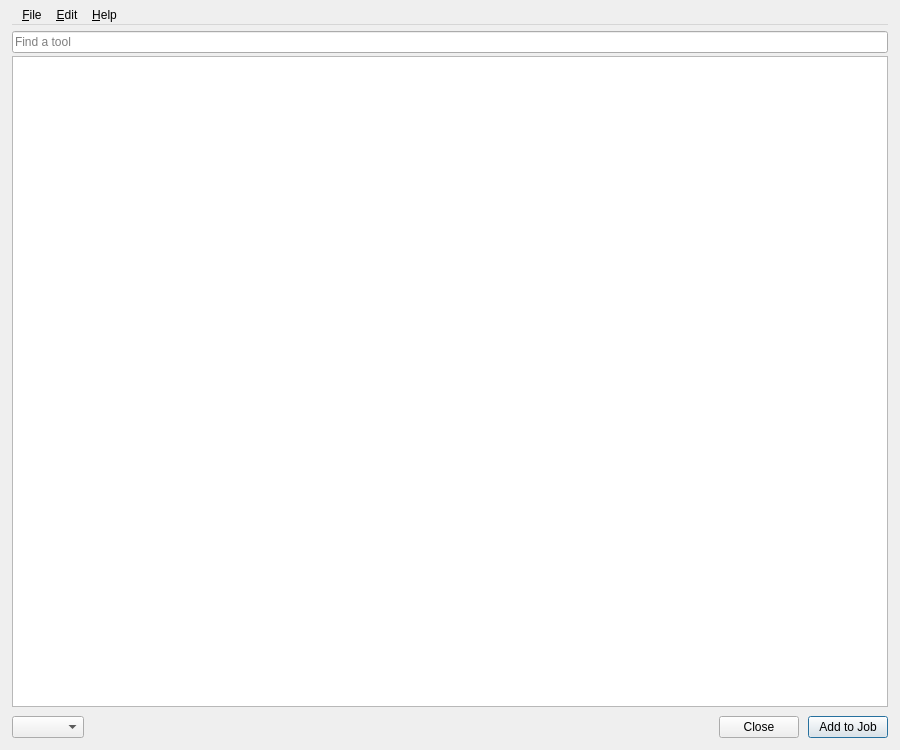
<?xml version="1.0" encoding="UTF-8"?>
<ui version="4.0">
 <class>MainWindow</class>
 <widget class="QDialog" name="MainWindow">
  <property name="geometry">
   <rect>
    <x>0</x>
    <y>0</y>
    <width>900</width>
    <height>750</height>
   </rect>
  </property>
  <property name="windowTitle">
   <string>Tool Library</string>
  </property>
  <layout class="QVBoxLayout" name="verticalLayout">
   <property name="leftMargin">
    <number>12</number>
   </property>
   <property name="topMargin">
    <number>6</number>
   </property>
   <property name="rightMargin">
    <number>12</number>
   </property>
   <property name="bottomMargin">
    <number>6</number>
   </property>
   <item>
    <widget class="QMenuBar" name="menubar">
     <widget class="QMenu" name="menuEdit">
      <property name="title">
       <string>&amp;Edit</string>
      </property>
      <addaction name="actionCopy"/>
      <addaction name="actionPaste"/>
      <addaction name="actionDelete"/>
      <addaction name="actionDuplicate"/>
      <addaction name="separator"/>
      <addaction name="actionPreferences"/>
     </widget>
     <widget class="QMenu" name="menuAbout">
      <property name="title">
       <string>&amp;Help</string>
      </property>
      <addaction name="actionAbout"/>
     </widget>
     <widget class="QMenu" name="menu_Library">
      <property name="title">
       <string>&amp;File</string>
      </property>
      <addaction name="actionAddLibrary"/>
      <addaction name="actionEditLibrary"/>
      <addaction name="actionDeleteLibrary"/>
      <addaction name="actionImportLibrary"/>
      <addaction name="actionExportLibrary"/>
      <addaction name="separator"/>
      <addaction name="actionCreateTool"/>
      <addaction name="actionImportTool"/>
      <addaction name="separator"/>
      <addaction name="actionImportShape"/>
      <addaction name="separator"/>
      <addaction name="actionExit"/>
     </widget>
     <addaction name="menu_Library"/>
     <addaction name="menuEdit"/>
     <addaction name="menuAbout"/>
    </widget>
   </item>
   <item>
    <layout class="QHBoxLayout" name="horizontalLayout">
     <item>
      <layout class="QGridLayout" name="gridLayout">
       <property name="verticalSpacing">
        <number>3</number>
       </property>
       <item row="6" column="0">
        <layout class="QHBoxLayout" name="horizontalLayout_2" stretch="0,1,0">
         <property name="spacing">
          <number>9</number>
         </property>
         <property name="sizeConstraint">
          <enum>QLayout::SetMinimumSize</enum>
         </property>
         <property name="leftMargin">
          <number>0</number>
         </property>
         <property name="topMargin">
          <number>6</number>
         </property>
         <property name="rightMargin">
          <number>0</number>
         </property>
         <property name="bottomMargin">
          <number>6</number>
         </property>
         <item>
          <widget class="QComboBox" name="comboBoxLibrary">
           <property name="sizePolicy">
            <sizepolicy hsizetype="Fixed" vsizetype="Fixed">
             <horstretch>0</horstretch>
             <verstretch>0</verstretch>
            </sizepolicy>
           </property>
           <property name="editable">
            <bool>false</bool>
           </property>
           <property name="placeholderText">
            <string>Library</string>
           </property>
          </widget>
         </item>
         <item>
          <widget class="QDialogButtonBox" name="buttonBox">
           <property name="focusPolicy">
            <enum>Qt::TabFocus</enum>
           </property>
           <property name="standardButtons">
            <set>QDialogButtonBox::Close</set>
           </property>
          </widget>
         </item>
         <item>
          <widget class="QPushButton" name="pushButtonAddToJob">
           <property name="enabled">
            <bool>true</bool>
           </property>
           <property name="text">
            <string>Add to Job</string>
           </property>
           <property name="icon">
            <iconset>
             <normaloff>../resources/icons/add-to-job.svg</normaloff>../resources/icons/add-to-job.svg</iconset>
           </property>
           <property name="default">
            <bool>true</bool>
           </property>
          </widget>
         </item>
        </layout>
       </item>
       <item row="0" column="0">
        <widget class="QLineEdit" name="lineEditSearch">
         <property name="frame">
          <bool>true</bool>
         </property>
         <property name="placeholderText">
          <string>Find a tool</string>
         </property>
         <property name="clearButtonEnabled">
          <bool>true</bool>
         </property>
        </widget>
       </item>
       <item row="4" column="0">
        <widget class="QTableView" name="tableViewTools">
         <property name="alternatingRowColors">
          <bool>true</bool>
         </property>
         <property name="selectionMode">
          <enum>QAbstractItemView::ExtendedSelection</enum>
         </property>
         <property name="selectionBehavior">
          <enum>QAbstractItemView::SelectRows</enum>
         </property>
         <attribute name="horizontalHeaderShowSortIndicator" stdset="0">
          <bool>false</bool>
         </attribute>
         <attribute name="verticalHeaderDefaultSectionSize">
          <number>65</number>
         </attribute>
        </widget>
       </item>
      </layout>
     </item>
    </layout>
   </item>
  </layout>
  <action name="actionCopy">
   <property name="icon">
    <iconset>
     <normaloff>../resources/icons/copy.svg</normaloff>../resources/icons/copy.svg</iconset>
   </property>
   <property name="text">
    <string>Copy</string>
   </property>
   <property name="shortcut">
    <string notr="true">Ctrl+C</string>
   </property>
   <property name="shortcutContext">
    <enum>Qt::WindowShortcut</enum>
   </property>
  </action>
  <action name="actionCut">
   <property name="icon">
    <iconset>
     <normaloff>../resources/icons/cut.svg</normaloff>../resources/icons/cut.svg</iconset>
   </property>
   <property name="text">
    <string>Cut</string>
   </property>
  </action>
  <action name="actionPaste">
   <property name="icon">
    <iconset>
     <normaloff>../resources/icons/paste.svg</normaloff>../resources/icons/paste.svg</iconset>
   </property>
   <property name="text">
    <string>Paste</string>
   </property>
   <property name="shortcut">
    <string notr="true">Ctrl+V</string>
   </property>
  </action>
  <action name="actionDelete">
   <property name="icon">
    <iconset>
     <normaloff>../resources/icons/delete.svg</normaloff>../resources/icons/delete.svg</iconset>
   </property>
   <property name="text">
    <string>Delete</string>
   </property>
   <property name="shortcut">
    <string notr="true">Del</string>
   </property>
  </action>
  <action name="actionPreferences">
   <property name="icon">
    <iconset>
     <normaloff>../resources/icons/tool-settings.svg</normaloff>../resources/icons/tool-settings.svg</iconset>
   </property>
   <property name="text">
    <string>Preferences</string>
   </property>
   <property name="shortcut">
    <string notr="true"/>
   </property>
  </action>
  <action name="actionDuplicate">
   <property name="icon">
    <iconset>
     <normaloff>../resources/icons/duplicate.svg</normaloff>../resources/icons/duplicate.svg</iconset>
   </property>
   <property name="text">
    <string>Duplicate</string>
   </property>
   <property name="shortcut">
    <string notr="true">Ctrl+D</string>
   </property>
  </action>
  <action name="actionAbout">
   <property name="icon">
    <iconset>
     <normaloff>../resources/icons/info.svg</normaloff>../resources/icons/info.svg</iconset>
   </property>
   <property name="text">
    <string>About</string>
   </property>
  </action>
  <action name="actionAddLibrary">
   <property name="icon">
    <iconset>
     <normaloff>../resources/icons/add-library.svg</normaloff>../resources/icons/add-library.svg</iconset>
   </property>
   <property name="text">
    <string>Create a library...</string>
   </property>
  </action>
  <action name="actionDelete_selected_library">
   <property name="text">
    <string>Delete selected library</string>
   </property>
  </action>
  <action name="actionEditLibrary">
   <property name="icon">
    <iconset>
     <normaloff>../resources/icons/edit.svg</normaloff>../resources/icons/edit.svg</iconset>
   </property>
   <property name="text">
    <string>Library properties...</string>
   </property>
  </action>
  <action name="actionCreateTool">
   <property name="icon">
    <iconset>
     <normaloff>../resources/icons/tool-create.svg</normaloff>../resources/icons/tool-create.svg</iconset>
   </property>
   <property name="text">
    <string>Create a tool...</string>
   </property>
   <property name="shortcut">
    <string>+</string>
   </property>
  </action>
  <action name="actionExportLibrary">
   <property name="icon">
    <iconset>
     <normaloff>../resources/icons/export.svg</normaloff>../resources/icons/export.svg</iconset>
   </property>
   <property name="text">
    <string>Export selected library...</string>
   </property>
  </action>
  <action name="actionDeleteLibrary">
   <property name="icon">
    <iconset>
     <normaloff>../resources/icons/delete.svg</normaloff>../resources/icons/delete.svg</iconset>
   </property>
   <property name="text">
    <string>Delete selected library</string>
   </property>
  </action>
  <action name="actionImportShape">
   <property name="icon">
    <iconset>
     <normaloff>../resources/icons/import.svg</normaloff>../resources/icons/import.svg</iconset>
   </property>
   <property name="text">
    <string>Import a shape...</string>
   </property>
  </action>
  <action name="actionImportTool">
   <property name="icon">
    <iconset>
     <normaloff>../resources/icons/import.svg</normaloff>../resources/icons/import.svg</iconset>
   </property>
   <property name="text">
    <string>Import a tool...</string>
   </property>
  </action>
  <action name="actionExit">
   <property name="icon">
    <iconset>
     <normaloff>../resources/icons/exit.svg</normaloff>../resources/icons/exit.svg</iconset>
   </property>
   <property name="text">
    <string>Exit</string>
   </property>
  </action>
  <action name="actionImportLibrary">
   <property name="icon">
    <iconset>
     <normaloff>../resources/icons/import.svg</normaloff>../resources/icons/import.svg</iconset>
   </property>
   <property name="text">
    <string>Import a library...</string>
   </property>
  </action>
 </widget>
 <resources/>
 <connections/>
</ui>
